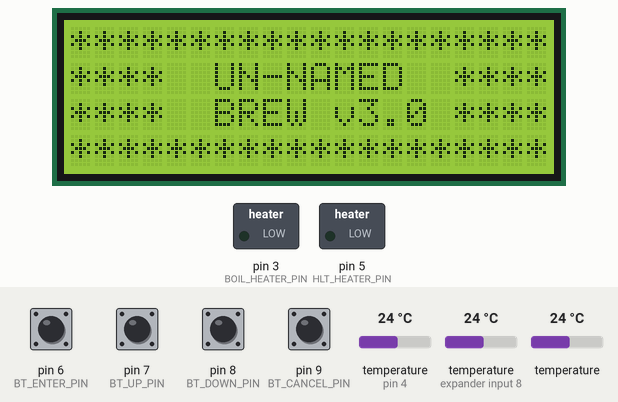
Simulated run of this sketch. Board: Arduino Uno, built with avr-gcc and run on an emulated ATmega328P. Shown: 20×4 character LCD, switched loads named in the sketch (green lamp = pin HIGH). The inputs (shaded band) are chosen by the test bench; at power-on: pin 6 (BT_ENTER_PIN), pin 7 (BT_UP_PIN), pin 8 (BT_DOWN_PIN), pin 9 (BT_CANCEL_PIN) HIGH, temperature (sensors on pin 4, expander input 8) 24 °C, temperature 24 °C.

Above: at 0.1 s.
At 3.2 s:
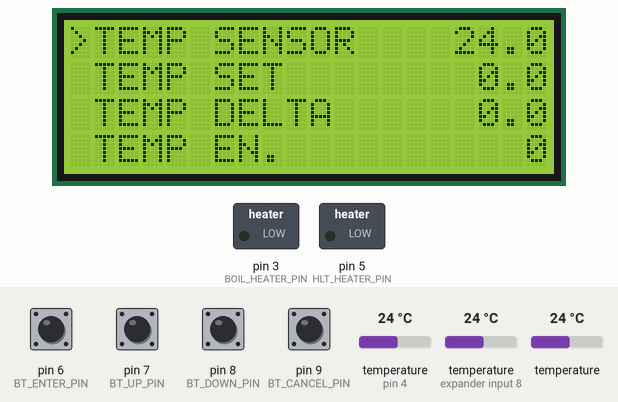
3.3 s: pin 8 (BT_DOWN_PIN) pulled LOW for 0.15 s
4.9 s: pin 8 (BT_DOWN_PIN) pulled LOW for 1 s
7.4 s: pin 8 (BT_DOWN_PIN) pulled LOW for 0.15 s
9.0 s: pin 8 (BT_DOWN_PIN) pulled LOW for 0.15 s
At 10.2 s:
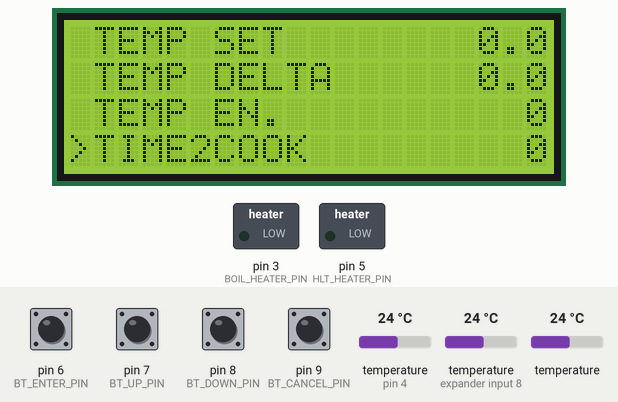
10.6 s: pin 7 (BT_UP_PIN) pulled LOW for 0.15 s
12.2 s: pin 7 (BT_UP_PIN) pulled LOW for 1 s
Timing chart, 0 to 15.2 s (numbered marks = the images above; inputs shaded):
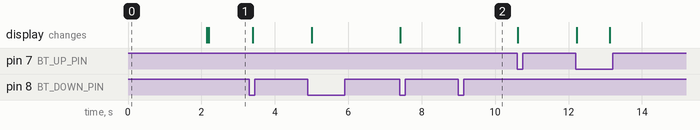

Measured:
- after the input at 9.0 s, the display: changes at once (image 2)

The sketch:

gouglasz_brew.ino
```cpp
#include <string.h>
#include <stdint.h>

#include "TimerOne.h"

#include <OneWire.h>
#include <DallasTemperature.h>
#include <LiquidCrystal.h>

// Data wire is plugged into port 2 on the Arduino
#define ONE_WIRE_BUS 4
#define TEMPERATURE_PRECISION 12 // Lower resolution

// LCD
#define LCD_PIN_RS 10
#define LCD_PIN_EN 11
#define LCD_PIN_D4 12
#define LCD_PIN_D5 13
#define LCD_PIN_D6 A0
#define LCD_PIN_D7 A1

// BUTTONS
#define BT_UP_PIN     7
#define BT_DOWN_PIN   8
#define BT_ENTER_PIN  6
#define BT_CANCEL_PIN  9

#define BT_PRESS 0x1
#define BT_HOLD 0x2
#define BT_EVENT 0x8000
#define BT_UP		0x01
#define BT_DOWN		0x02
#define BT_ENTER	0x04
#define BT_CANCEL	0x08


// outputs

#define TIMERONE_TICK_US 50000
#define TIMERONE_TICK_MS (TIMERONE_TICK_US / 1000)
#define LOOP_DELAY_MS 50

// HEATER
#define HLT_HEATER_PIN  5
#define BOIL_HEATER_PIN 3

// MENU
#define MENU_FLAGS_EDITING 0x40

// PARAM
#define PARAM_OP_WCONFIRM 0x08
#define PARAM_OP_DEC0 0x10
#define PARAM_OP_DEC1 0x20
#define PARAM_OP_DEC2 0x40
#define PARAM_OP_DEC3 0x80
#define PARAM_OP_RDONLY 0x800
#define PARAM_IS_RDONLY(param) ((param->options & PARAM_OP_RDONLY) != 0)

#define PARAM_SALLOC_INT16(namee, initval, op, minval, maxval, inc) \
static struct param_st p_##namee = { \
	.value = (uint16_t)initval, \
	.options = op, \
	.minValue = minval, \
	.maxValue = maxval, \
	.increment = inc, \
};

// TEMPERATURE SENSORS
#define SENSOR_DS18B20_ADDR_0 0x28FFA45B00160130
#define SENSOR_DS18B20_ADDR_1 0x28FF18B1001602EE
#define SENSOR_DS18B20_ADDR_2 0x28FF60A600160203

enum menuEvent_en {
	MNEV_UP,
	MNEV_DOWN,
	MNEV_ENTER,
	MNEV_CANCEL,
	MNEV_NONE,
};

#define TTFLG_ON 0x1
#define TTFLG_UNDERFLOWED 0x2

struct tickTimer_st {
	uint32_t tickToCnt;
	int16_t timeMin;
	uint16_t flags;
};

struct bt_st {
	uint32_t tick100ms;
	uint8_t pin;
	uint8_t holdstep;
	uint8_t reserved[2]; // align(4)
};

struct param_st {
	int16_t value;
	const uint16_t options;
	const int16_t minValue;
	const int16_t maxValue;
	const int16_t increment;
};

struct menu_st {
	const struct menuItem_st *list;
	const uint8_t msize;
	uint8_t pos;
	uint8_t cursorPos;
	uint8_t flags;
	int16_t paramcpy;
};

enum menuFormat_en {
	MFORMAT_PARAM,
	MFORMAT_APP,
};

struct menuItem_st {
	const char *desc;
	void *mArg;
	enum menuFormat_en mFormat;
};

// Setup a oneWire instance to communicate with any OneWire devices (not just Maxim/Dallas temperature ICs)
OneWire oneWire(ONE_WIRE_BUS);
// Pass our oneWire reference to Dallas Temperature.
DallasTemperature sensors(&oneWire);
// initialize the library with the numbers of the interface pins
LiquidCrystal lcd(LCD_PIN_RS, LCD_PIN_EN, LCD_PIN_D4, LCD_PIN_D5, LCD_PIN_D6, LCD_PIN_D7);
// buttons ctx
static struct bt_st btup, btdown, btenter, btcancel;
// global tick
static volatile uint32_t g_tick100ms = 0;
static volatile uint32_t g_tick50ms = 0;

#define SENSOR_DS18B20_HLT                       0x28FFA45B00160130
#define SENSOR_DS18B20_CHILLER                   0x28FF60A600160203
#define SENSOR_DS18B20_BOIL                      0x28FF5BE9C21603CF
DeviceAddress tempSensorAddr_HLT     = { 0x28, 0xFF, 0xA4, 0x5B, 0x00, 0x16, 0x01, 0x30 };
DeviceAddress tempSensorAddr_BOIL = { 0x28, 0xFF, 0x60, 0xA6, 0x00, 0x16, 0x02, 0x03 };
DeviceAddress tempSensorAddr_CHILLER    = { 0x28, 0xFF, 0x5B, 0xE9, 0xC2, 0x16, 0x03, 0xCF };

// parameters
// Temperature read for Hot Liquor Tank (Line) kettle sensor
PARAM_SALLOC_INT16(hltLineTempRead, 0, PARAM_OP_DEC1 | PARAM_OP_RDONLY, -200, 1500, 1)

PARAM_SALLOC_INT16(chillerTempRead, 0, PARAM_OP_DEC1 | PARAM_OP_RDONLY, -200, 1500, 1)
// Temperature setting for HLT kettle
PARAM_SALLOC_INT16(hltTempSet, 0, PARAM_OP_DEC1, -200, 1500, 5)
// Hysteresis Temperature setting for HLT kettle
PARAM_SALLOC_INT16(hltTempDelta, 0, PARAM_OP_DEC1, -200, 1500, 1)
PARAM_SALLOC_INT16(boilTempDelta, 0, PARAM_OP_DEC1, -200, 1500, 1)
// Turn on timer setting for HLT
PARAM_SALLOC_INT16(hltOn, 0, 0, 0, 1, 1)

PARAM_SALLOC_INT16(boilOn, 0, 0, 0, 1, 1)
// Turn on timer setting for HLT
PARAM_SALLOC_INT16(hltTime2Cook, 0, 0, 0, 1000, 10)
PARAM_SALLOC_INT16(hltCookTimeLeft, 0, PARAM_OP_RDONLY, 0, 1000, 10)

// Temperature read for Boil kettle sensor
PARAM_SALLOC_INT16(boilTempRead, 0, PARAM_OP_DEC1 | PARAM_OP_RDONLY, -200, 1500, 1)
// Temperature setting for Boil kettle
PARAM_SALLOC_INT16(boilTempSet, 0, PARAM_OP_DEC1, -200, 1500, 5)
// Hysteresis Temperature setting for Boil kettle
//PARAM_SALLOC_INT16(boilTempHyst, 0, PARAM_OP_DEC1, -200, 1500, 1)
// Heater power output for HLT kettle
//PARAM_SALLOC_INT16(hltHeaterPower, 0, PARAM_OP_RDONLY, 0, 100, 10)
// Heater power output for Boil kettle
//PARAM_SALLOC_INT16(boilHeaterPower, 0, PARAM_OP_RDONLY, 0, 100, 10)

// main menu list
static const struct menuItem_st gouglaszMenuList[] = {
	{.desc = "TEMP SENSOR",	.mArg = (void *)&p_hltLineTempRead,	.mFormat = MFORMAT_PARAM},
	{.desc = "TEMP SET",	  .mArg = (void *)&p_hltTempSet,   	  .mFormat = MFORMAT_PARAM},
	{.desc = "TEMP DELTA",	.mArg = (void *)&p_hltTempDelta,	  .mFormat = MFORMAT_PARAM},
	{.desc = "TEMP EN.",   	.mArg = (void *)&p_hltOn, 			    .mFormat = MFORMAT_PARAM},
	{.desc = "TIME2COOK", 	.mArg = (void *)&p_hltTime2Cook,    .mFormat = MFORMAT_PARAM},
  {.desc = "COOKT.LEFT",  .mArg = (void *)&p_hltCookTimeLeft, .mFormat = MFORMAT_PARAM},
  {.desc = "CHILLER",     .mArg = (void *)&p_chillerTempRead, .mFormat = MFORMAT_PARAM},
  {.desc = "BOIL SENSOR", .mArg = (void *)&p_boilTempRead,    .mFormat = MFORMAT_PARAM},
  {.desc = "BOIL SET",    .mArg = (void *)&p_boilTempSet,     .mFormat = MFORMAT_PARAM},
  {.desc = "BOIL DELTA",  .mArg = (void *)&p_boilTempDelta,   .mFormat = MFORMAT_PARAM},
  {.desc = "BOIL EN.",    .mArg = (void *)&p_boilOn,          .mFormat = MFORMAT_PARAM},
};
static struct menu_st gouglaszMenu = {
  .list = gouglaszMenuList,
  .msize = sizeof(gouglaszMenuList)/sizeof(struct menuItem_st),
  .pos = 0,
  .cursorPos = 0,
  .flags = 0,
  .paramcpy = 0,
};

// FUNCTIONS
// BUTTONS
static uint32_t bt_read(struct bt_st *btn);
static void bt_init(struct bt_st *btn, const uint8_t pin);
// ISR
static void timer1_overflow_ISR(void);
// MENU
static void menu_display(struct menu_st *menu);
static void menu_cursorDown(struct menu_st *menu);
static void menu_cursorUp(struct menu_st *menu);
static void menu_select(struct menu_st *menu);
static void menu_incParam(struct menu_st *menu);
static void menu_decParam(struct menu_st *menu);
// PARAM
static void paramGetValueStr(struct param_st *param, char *strout);

// BUTTONS
static void bt_init(struct bt_st *btn, const uint8_t pin) {
	btn->pin = pin;
	btn->holdstep = 0;
	btn->tick100ms = 0;
	pinMode(pin, INPUT_PULLUP);
}

static uint32_t bt_read(struct bt_st *btn) {
	uint32_t ret = 0;
	uint32_t holdtime_ms[4] = {400, 200, 100, 0};

	if (!digitalRead(btn->pin)) {
		if (btn->holdstep == 0) { // first press.
			ret = BT_EVENT | BT_PRESS;
			btn->holdstep = 1;
			btn->tick100ms = g_tick100ms;
		} else {
			ret = BT_HOLD;
			if (g_tick100ms -btn->tick100ms > holdtime_ms[btn->holdstep-1]/TIMERONE_TICK_MS) {
				ret |= BT_EVENT;
				btn->tick100ms = g_tick100ms;
				if (btn->holdstep < 4) { btn->holdstep++; }
			}
		}
	} else {
		btn->holdstep = 0;
	}
	return ret;
}

static struct tickTimer_st hltTimerOn;

// ISR
static void timer1_overflow_ISR(void) {
	g_tick100ms = ++g_tick50ms/2;

	//int heaterState;
	//// HLT heater
	//if (g_tick50ms%10 < p_hltHeaterPower.value/10) { heaterState = 1; }
	//else { heaterState = 0; }
	//digitalWrite(HLT_HEATER_PIN, heaterState);
	//// Boil heater
	//if (g_tick50ms%10 < p_boilHeaterPower.value/10) { heaterState = 1; }
	//else { heaterState = 0; }
	//digitalWrite(BOIL_HEATER_PIN, heaterState);
}

// MENU
static void menu_incParam(struct menu_st *menu) {
	const struct menuItem_st *menuItem = &menu->list[menu->cursorPos];
	struct param_st *param = (struct param_st *)menuItem->mArg;

	if (menuItem->mFormat == MFORMAT_PARAM) {
		if ((menu->paramcpy +param->increment) > param->maxValue) {
			menu->paramcpy = param->maxValue;
		} else {
			menu->paramcpy = (int16_t)(menu->paramcpy +param->increment);
		}
		if ((param->options & PARAM_OP_WCONFIRM) == 0) {
			param->value = menu->paramcpy; // write now
		}
	}
}

static void menu_decParam(struct menu_st *menu) {
	const struct menuItem_st *menuItem = &menu->list[menu->cursorPos];
	struct param_st *param = (struct param_st *)menuItem->mArg;

	if (menuItem->mFormat == MFORMAT_PARAM) {
		if ((menu->paramcpy -param->increment) < param->minValue) {
			menu->paramcpy = param->minValue;
		} else {
			menu->paramcpy = (int16_t)(menu->paramcpy -param->increment);
		}
		if ((param->options & PARAM_OP_WCONFIRM) == 0) {
			param->value = menu->paramcpy; // write now
		}
	}
}

static void menu_select(struct menu_st *menu) {
	const struct menuItem_st *menuItem = &menu->list[menu->cursorPos];
	struct param_st *param = (struct param_st *)menuItem->mArg;
	if ((menu->flags & MENU_FLAGS_EDITING) != 0) {
		menu->flags &= ~MENU_FLAGS_EDITING; // leave editing.
		param->value = menu->paramcpy;
	} else {
		if (menuItem->mFormat == MFORMAT_PARAM) {
			if (!PARAM_IS_RDONLY(param)) {
				menu->flags |= MENU_FLAGS_EDITING; // enter editing
				menu->paramcpy = param->value;
			}
		}
	}
}

static void menu_display(struct menu_st *menu) {
	uint8_t line;
	uint8_t listItem;
	char lineStr[21];
	const struct menuItem_st *menuItem;

	// display menu screen
	for (line = 0; line < 4; line++) {
		memset(lineStr, ' ', sizeof(lineStr) -1);
		lineStr[sizeof(lineStr) -1] = '\0';
		listItem = menu->pos +line;
		menuItem = &menu->list[listItem];
		if (listItem == menu->cursorPos) {
			// display cursor position character.
			lineStr[0] = '>';
		}
		if (listItem < menu->msize) {
			// display item description & value
			const char *descstr = menuItem->desc;
			strncpy(&lineStr[1], descstr, strlen(descstr));
			if (menuItem->mArg != NULL) {
				char valuestr[12];
				memset(valuestr, 0, sizeof(valuestr));
				paramGetValueStr((struct param_st *)menuItem->mArg, valuestr);
				// blinks value when editing
				if ((menu->flags & MENU_FLAGS_EDITING) != 0 && listItem == menu->cursorPos && (g_tick100ms%8) < 3) {

				} else {
					strncpy(&lineStr[20 -strlen(valuestr)], valuestr, strlen(valuestr));
				}
			}
		} else {
			break; // no more items to display.
		}
		lcd.setCursor(0, line);
		lcd.print(lineStr);
	}
}

static void menu_cursorDown(struct menu_st *menu) {
	if (menu->cursorPos < menu->msize -1) {
		if (menu->cursorPos -menu->pos +1 >= 4) {
			menu->pos++;
			menu->cursorPos++;
		} else {
			menu->cursorPos++;
		}
	}
}

static void menu_cursorUp(struct menu_st *menu) {
	if (menu->cursorPos > 0) {
		if (menu->cursorPos == menu->pos) {
			menu->pos--;
			menu->cursorPos--;
		} else {
			menu->cursorPos--;
		}
	}
}

// PARAM
static void paramGetValueStr(struct param_st *param, char *strout) {
	char valuestr[10];
	int power = 1;
	int integer = 0;
	int decimal = 0;
	int paramValue;

	if ((param->options & PARAM_OP_DEC1) != 0) { power = 10; }
	else if ((param->options & PARAM_OP_DEC2) != 0) { power = 100; }
	else if ((param->options & PARAM_OP_DEC3) != 0) { power = 1000; }
	else { power = 1; }

	paramValue = (int)((int16_t)param->value);
	integer = paramValue/power;
	if (power > 1) { decimal = paramValue -(paramValue/power)*power; }

	if (paramValue < 0) { strcat(strout, "-"); }
	// print interger part.
	integer = integer < 0 ? -integer : integer; // abs.
	sprintf(valuestr, "%i", integer);
	strcat(strout, valuestr);
	if (power > 1) {  // add decimal value
		decimal = decimal < 0 ? -decimal : decimal; // abs.
		sprintf(valuestr, ".%i", decimal);
		strcat(strout, valuestr);
	}
}

static void menu_handleEvent(struct menu_st *menu, const enum menuEvent_en event) {
	if ((menu->flags & MENU_FLAGS_EDITING) != 0) {
		if (event == MNEV_ENTER) {
			menu_select(menu);
		} else if (event == MNEV_UP) {
			menu_incParam(menu);
		} else if (event == MNEV_DOWN) {
			menu_decParam(menu);
		}
	} else {
		if (event == MNEV_ENTER) {
			menu_select(menu);
		} else if (event == MNEV_UP) {
			menu_cursorUp(menu);
		} else if (event == MNEV_DOWN) {
			menu_cursorDown(menu);
		}
	}
}

static void appHLT_timerToTurnOn(void);
static void appHLT_tempControlHyst(void);

// SETUP - runs once.
void setup(void) {
  memset(&hltTimerOn, 0, sizeof(struct tickTimer_st));

  // set up the LCD's number of columns and rows:
  lcd.begin(20, 4);
  // Print the splash screen msg.
  lcd.setCursor(0, 0);
  lcd.print("********************");
  lcd.setCursor(0, 1);
  lcd.print("****  UN-NAMED  ****");
  lcd.setCursor(0, 2);
  lcd.print("****  BREW v3.0 ****");
  lcd.setCursor(0, 3);
  lcd.print("********************");
  delay(2000);

  // IO pin configuration

  pinMode(HLT_HEATER_PIN, OUTPUT);
  pinMode(BOIL_HEATER_PIN, OUTPUT);

  digitalWrite(HLT_HEATER_PIN, 0);
  digitalWrite(BOIL_HEATER_PIN, 0);

  bt_init(&btup, BT_UP_PIN);
  bt_init(&btdown, BT_DOWN_PIN);
  bt_init(&btenter, BT_ENTER_PIN);
  bt_init(&btcancel, BT_CANCEL_PIN);

  // Timer one interrupt
  Timer1.initialize(TIMERONE_TICK_US); // initialize timer1.
  Timer1.attachInterrupt(timer1_overflow_ISR);  // attaches callback() as a timer overflow interrupt

  // sesor temperatures
  sensors.begin();
  sensors.setResolution(tempSensorAddr_HLT, TEMPERATURE_PRECISION);
  sensors.setResolution(tempSensorAddr_BOIL, TEMPERATURE_PRECISION);
  sensors.setResolution(tempSensorAddr_CHILLER, TEMPERATURE_PRECISION);
  sensors.setWaitForConversion(false);
  sensors.requestTemperatures();

  Serial.begin(9600);
}

// LOOP - runs after setup, in loop, duh!
void loop(void) {
  enum menuEvent_en mevent = MNEV_NONE;
  // BUTTONS
  uint32_t btret;
  btret = bt_read(&btup);  //UP
  if (btret & BT_EVENT) { mevent = MNEV_UP; }
  btret = bt_read(&btdown); //DOWN
  if (btret & BT_EVENT) { mevent = MNEV_DOWN; }
  btret = bt_read(&btenter); //ENTER
  if (btret & BT_EVENT) { mevent = MNEV_ENTER; }
  btret = bt_read(&btcancel); //CANCEL
  if (btret & BT_EVENT) { mevent = MNEV_CANCEL; }
  // MENU
  menu_handleEvent(&gouglaszMenu, mevent);
  menu_display(&gouglaszMenu);

  // Update sensor temperatures
  float tempf;

  tempf = sensors.getTempC(tempSensorAddr_HLT);
  p_hltLineTempRead.value = (int16_t)(tempf*10);

  tempf = sensors.getTempC(tempSensorAddr_BOIL);
  p_boilTempRead.value = (int16_t)(tempf*10);

  tempf = sensors.getTempC(tempSensorAddr_CHILLER);
  p_chillerTempRead.value = (int16_t)(tempf*10);

  sensors.requestTemperatures(); // Send the command to get temperatures

  appHLT_timerToTurnOn();
  appHLT_tempControlHyst();
  appBOIL_tempControlHyst();

  delay(LOOP_DELAY_MS);
}

#define TIMERAPP_STOPPED 0
#define TIMERAPP_RUNNING 1

static void appHLT_timerToTurnOn(void) {
  static int16_t time2Cook = 0;
  static uint32_t timeSum = 0;
  if (time2Cook != p_hltTime2Cook.value) {
    // new timer configuration.
    time2Cook = p_hltTime2Cook.value;
    p_hltCookTimeLeft.value = time2Cook;
    timeSum = millis();
  }
  if (p_hltCookTimeLeft.value > 0) {
    if ((uint32_t)(millis() - timeSum) > 60000) {
      timeSum = millis();
      if (p_hltCookTimeLeft.value == 1) {
        // turn HLT on
        p_hltOn.value = 1;
        p_boilOn.value = 1;
        p_hltTime2Cook.value = 0;
      }
      p_hltCookTimeLeft.value--;
    }
  }
}

static void appHLT_tempControlHyst(void) {
  if (p_hltOn.value == 1) {
    if (p_hltLineTempRead.value > (p_hltTempSet.value + p_hltTempDelta.value)) {
      digitalWrite(HLT_HEATER_PIN, 0);
      Serial.println("Heater OFF");
    } else if (p_hltLineTempRead.value < (p_hltTempSet.value)) {
      digitalWrite(HLT_HEATER_PIN, 1);
      Serial.println("Heater ON");
    }
  } else {
    digitalWrite(HLT_HEATER_PIN, 0);
  }
}

static void appBOIL_tempControlHyst(void) {
  if (p_boilOn.value == 1) {
    if (p_boilTempRead.value > (p_boilTempSet.value + p_boilTempDelta.value)) {
      digitalWrite(BOIL_HEATER_PIN, 0);
      Serial.println("Heater OFF");
    } else if (p_boilTempRead.value < (p_boilTempSet.value)) {
      digitalWrite(BOIL_HEATER_PIN, 1);
      Serial.println("Heater ON");
    }
  } else {
    digitalWrite(BOIL_HEATER_PIN, 0);
  }
}
```
